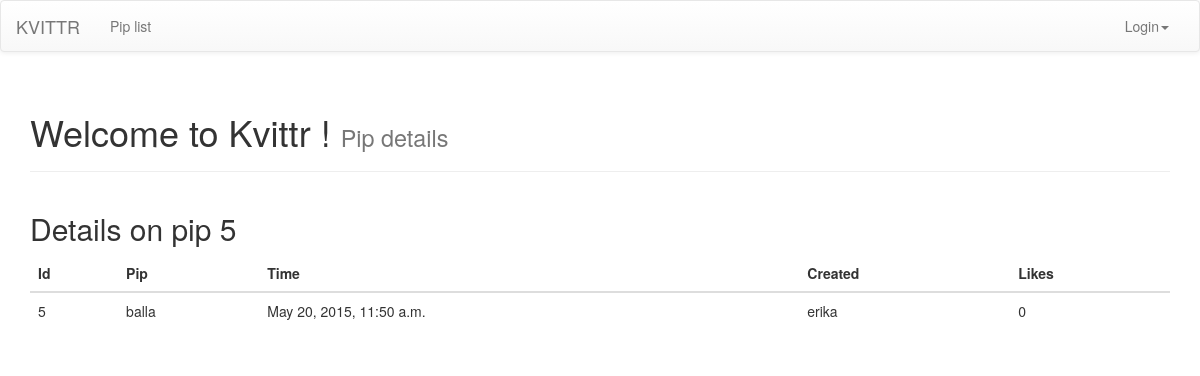
Page /pips_messages/5/ on the committed database.
### pips_messages/models.py (models this page shows, shortened)
class Pip(models.Model):
    pip = models.TextField()
    created_datetime = models.DateTimeField()
    created_by = models.ForeignKey(User, related_name="created_pip")
    likes = models.PositiveIntegerField(default=0)
    class Meta:
        ordering = ['-id']

### pips_messages/views.py (the view)
# urls.py: url(r'^(\d+)/$', views.pip_details, name='pip_details'),
def pip_details(request, post_id):
    pip = Pip.objects.get(pk=post_id)
    context = {'pip': pip}
    return render(request, 'pips_messages/pip_details.html', context)

### pips_messages/templates/pips_messages/pip_details.html
{% extends 'theme/base.html' %}
{% block subheader %}Pip details{% endblock %}
{% block pagecontent %}
    <div class="row">
        <div class="col-sm-12">
            <h2>Details on pip {{ pip.id }}</h2>
            <table class="table">
                <thead>
                    <tr>
                        <th>Id</th>
                        <th>Pip</th>
                        <th>Time</th>
                        <th>Created</th>
                        <th>Likes</th>
                    </tr>
                </thead>
                <tbody>
                    <tr>
                        <td>{{ pip.id }}</td>
                        <td>{{ pip.pip }}</td>
                        <td>{{ pip.created_datetime }}</td>
                        <td>{{ pip.created_by }}</td>
                        <td>{{ pip.likes }}</td>
                    </tr>
                </tbody>
            </table>
        </div>
    </div>
{% endblock %}

### rows in the picture
Pip: id "5", pip "balla", created_datetime "May 20, 2015, 11:50 a.m.", created_by "erika", likes "0"
